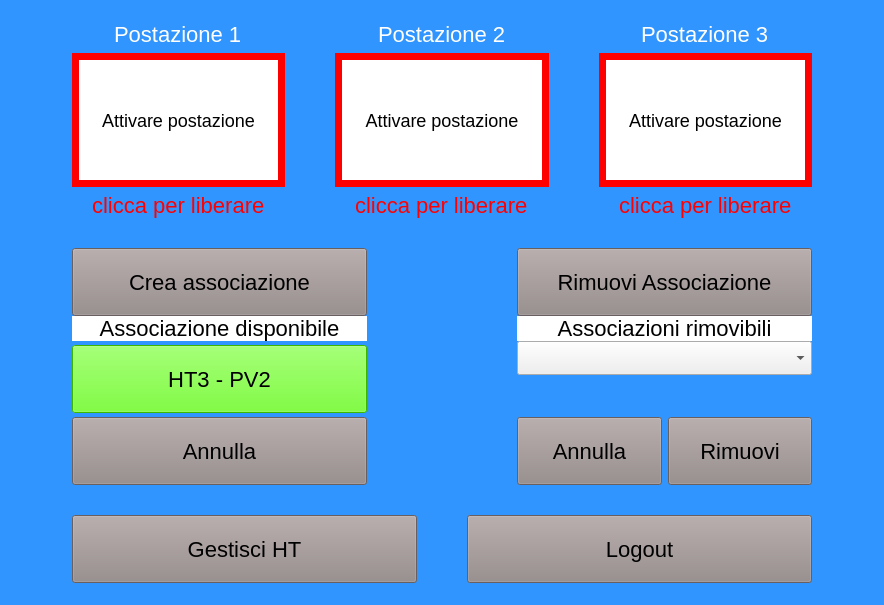
<?xml version="1.0" encoding="UTF-8"?>
<ui version="4.0">
 <class>MainWindowSeggio</class>
 <widget class="QMainWindow" name="MainWindowSeggio">
  <property name="geometry">
   <rect>
    <x>0</x>
    <y>0</y>
    <width>884</width>
    <height>605</height>
   </rect>
  </property>
  <property name="font">
   <font>
    <kerning>false</kerning>
   </font>
  </property>
  <property name="windowTitle">
   <string>MainWindowSeggio</string>
  </property>
  <property name="styleSheet">
   <string notr="true">QMainWindow {
background-color: rgb(49, 149, 255);
}

.QPushButton {
background-color:rgb(146, 134, 134);
font-size: 22px bold sans serif;
text-align:center;
vertical-align:middle;
min-height:60px;
color:black;
}
.QPushButton:disabled{
background-color: rgb(49, 149, 255);
font-size: 22px bold sans serif;
text-align:center;
vertical-align:middle;
min-height:60px;
color: rgb(108, 108, 108);

}


.QComboBox{
font:18px bold sans serif;
}



.QMessageBox{
background-color: rgb(49, 149, 255);
}


.QLabel {
color: white;
font-size: 22px bold sans serif;
}

.QLineEdit{
font-size: 24px bold sans serif;
background-color: white;
}

QPushButton#pv1_button{
width:180; 
height:120;
border: 7px solid red;
background-color:white;
color:black;
font-size:18px;

}

QPushButton#pv1_button[free = &quot;true&quot;] {
border: 7px solid rgb(85,255,0);
}

QPushButton#pv1_button[freeable = &quot;true&quot;] {
background-color: rgb(85,255,0);
}



QPushButton#pv2_button{
width:180; 
height:120;
border: 7px solid red;
background-color:white;
color:black;
font-size:18px;

}

QPushButton#pv2_button[free = &quot;true&quot;] {
border: 7px solid rgb(85,255,0);
}


QPushButton#pv3_button{
width:180; 
height:120;
border: 7px solid red;
background-color:white;
color:black;
font-size:18px;

}

QPushButton#pv3_button[free = &quot;true&quot;] {
border: 7px solid rgb(85,255,0);
}</string>
  </property>
  <widget class="QWidget" name="centralWidget">
   <property name="enabled">
    <bool>true</bool>
   </property>
   <property name="styleSheet">
    <string notr="true"/>
   </property>
   <layout class="QVBoxLayout" name="verticalLayout_16">
    <item>
     <widget class="QStackedWidget" name="stackedWidget">
      <property name="enabled">
       <bool>true</bool>
      </property>
      <property name="currentIndex">
       <number>2</number>
      </property>
      <widget class="QWidget" name="loginSeggio_page">
       <property name="sizePolicy">
        <sizepolicy hsizetype="Preferred" vsizetype="Preferred">
         <horstretch>0</horstretch>
         <verstretch>0</verstretch>
        </sizepolicy>
       </property>
       <property name="focusPolicy">
        <enum>Qt::WheelFocus</enum>
       </property>
       <layout class="QVBoxLayout" name="verticalLayout_14">
        <property name="spacing">
         <number>0</number>
        </property>
        <property name="leftMargin">
         <number>9</number>
        </property>
        <property name="rightMargin">
         <number>9</number>
        </property>
        <item>
         <layout class="QVBoxLayout" name="verticalLayout_15">
          <property name="spacing">
           <number>150</number>
          </property>
          <property name="leftMargin">
           <number>50</number>
          </property>
          <property name="topMargin">
           <number>0</number>
          </property>
          <property name="rightMargin">
           <number>50</number>
          </property>
          <item>
           <widget class="QPushButton" name="loginCS_button">
            <property name="sizePolicy">
             <sizepolicy hsizetype="Minimum" vsizetype="Expanding">
              <horstretch>0</horstretch>
              <verstretch>0</verstretch>
             </sizepolicy>
            </property>
            <property name="minimumSize">
             <size>
              <width>0</width>
              <height>62</height>
             </size>
            </property>
            <property name="maximumSize">
             <size>
              <width>16777215</width>
              <height>62</height>
             </size>
            </property>
            <property name="styleSheet">
             <string notr="true">font-size:21px;</string>
            </property>
            <property name="text">
             <string>Login Componenti del Seggio</string>
            </property>
           </widget>
          </item>
          <item>
           <widget class="QPushButton" name="quitSystem_button">
            <property name="sizePolicy">
             <sizepolicy hsizetype="Minimum" vsizetype="Fixed">
              <horstretch>0</horstretch>
              <verstretch>0</verstretch>
             </sizepolicy>
            </property>
            <property name="minimumSize">
             <size>
              <width>0</width>
              <height>62</height>
             </size>
            </property>
            <property name="maximumSize">
             <size>
              <width>16777215</width>
              <height>16777215</height>
             </size>
            </property>
            <property name="cursor">
             <cursorShape>ArrowCursor</cursorShape>
            </property>
            <property name="text">
             <string>Exit</string>
            </property>
           </widget>
          </item>
         </layout>
        </item>
       </layout>
      </widget>
      <widget class="QWidget" name="loginPassword_page">
       <layout class="QVBoxLayout" name="verticalLayout_6" stretch="0">
        <property name="spacing">
         <number>6</number>
        </property>
        <property name="leftMargin">
         <number>9</number>
        </property>
        <property name="topMargin">
         <number>9</number>
        </property>
        <property name="rightMargin">
         <number>9</number>
        </property>
        <property name="bottomMargin">
         <number>9</number>
        </property>
        <item>
         <layout class="QGridLayout" name="gridLayout_4">
          <property name="leftMargin">
           <number>50</number>
          </property>
          <property name="topMargin">
           <number>50</number>
          </property>
          <property name="rightMargin">
           <number>50</number>
          </property>
          <property name="bottomMargin">
           <number>0</number>
          </property>
          <property name="horizontalSpacing">
           <number>50</number>
          </property>
          <item row="1" column="0">
           <widget class="QPushButton" name="backToLogin_button">
            <property name="text">
             <string>Indietro</string>
            </property>
           </widget>
          </item>
          <item row="1" column="1">
           <widget class="QPushButton" name="accediGestioneSeggio_button">
            <property name="text">
             <string>Accedi</string>
            </property>
           </widget>
          </item>
          <item row="0" column="0" colspan="2">
           <layout class="QFormLayout" name="formLayout_3">
            <property name="leftMargin">
             <number>50</number>
            </property>
            <property name="topMargin">
             <number>150</number>
            </property>
            <property name="rightMargin">
             <number>50</number>
            </property>
            <item row="2" column="0">
             <widget class="QLabel" name="passwordSeggio_label">
              <property name="text">
               <string>Password Seggio</string>
              </property>
             </widget>
            </item>
            <item row="2" column="1">
             <widget class="QLineEdit" name="password_lineEdit">
              <property name="placeholderText">
               <string>Inserire password attivazione seggio</string>
              </property>
             </widget>
            </item>
            <item row="3" column="1">
             <widget class="QLabel" name="wrongPassword_label">
              <property name="styleSheet">
               <string notr="true">color: red;</string>
              </property>
              <property name="text">
               <string>la password inserita non è valida</string>
              </property>
             </widget>
            </item>
           </layout>
          </item>
         </layout>
        </item>
       </layout>
      </widget>
      <widget class="QWidget" name="gestioneSeggio_page">
       <layout class="QVBoxLayout" name="verticalLayout_7">
        <property name="spacing">
         <number>30</number>
        </property>
        <item>
         <layout class="QGridLayout" name="gridLayout_5">
          <property name="sizeConstraint">
           <enum>QLayout::SetFixedSize</enum>
          </property>
          <property name="leftMargin">
           <number>50</number>
          </property>
          <property name="rightMargin">
           <number>50</number>
          </property>
          <property name="horizontalSpacing">
           <number>50</number>
          </property>
          <item row="0" column="0">
           <layout class="QVBoxLayout" name="verticalLayout">
            <item alignment="Qt::AlignHCenter">
             <widget class="QLabel" name="pv1_label">
              <property name="sizePolicy">
               <sizepolicy hsizetype="Preferred" vsizetype="Fixed">
                <horstretch>0</horstretch>
                <verstretch>0</verstretch>
               </sizepolicy>
              </property>
              <property name="styleSheet">
               <string notr="true">line-height:30px;</string>
              </property>
              <property name="text">
               <string>Postazione 1</string>
              </property>
             </widget>
            </item>
            <item>
             <widget class="QPushButton" name="pv1_button">
              <property name="enabled">
               <bool>true</bool>
              </property>
              <property name="sizePolicy">
               <sizepolicy hsizetype="Minimum" vsizetype="Fixed">
                <horstretch>0</horstretch>
                <verstretch>0</verstretch>
               </sizepolicy>
              </property>
              <property name="minimumSize">
               <size>
                <width>0</width>
                <height>134</height>
               </size>
              </property>
              <property name="styleSheet">
               <string notr="true"/>
              </property>
              <property name="text">
               <string>Attivare postazione</string>
              </property>
             </widget>
            </item>
            <item alignment="Qt::AlignHCenter">
             <widget class="QLabel" name="liberaPValert1_label">
              <property name="styleSheet">
               <string notr="true">color:red;</string>
              </property>
              <property name="text">
               <string>clicca per liberare</string>
              </property>
             </widget>
            </item>
           </layout>
          </item>
          <item row="0" column="2">
           <layout class="QVBoxLayout" name="verticalLayout_3">
            <item alignment="Qt::AlignHCenter">
             <widget class="QLabel" name="pv3_label">
              <property name="sizePolicy">
               <sizepolicy hsizetype="Preferred" vsizetype="Fixed">
                <horstretch>0</horstretch>
                <verstretch>0</verstretch>
               </sizepolicy>
              </property>
              <property name="styleSheet">
               <string notr="true">line-height:30px;</string>
              </property>
              <property name="text">
               <string>Postazione 3</string>
              </property>
             </widget>
            </item>
            <item>
             <widget class="QPushButton" name="pv3_button">
              <property name="enabled">
               <bool>true</bool>
              </property>
              <property name="sizePolicy">
               <sizepolicy hsizetype="Minimum" vsizetype="Fixed">
                <horstretch>0</horstretch>
                <verstretch>0</verstretch>
               </sizepolicy>
              </property>
              <property name="minimumSize">
               <size>
                <width>0</width>
                <height>134</height>
               </size>
              </property>
              <property name="styleSheet">
               <string notr="true"/>
              </property>
              <property name="text">
               <string>Attivare postazione</string>
              </property>
             </widget>
            </item>
            <item alignment="Qt::AlignHCenter">
             <widget class="QLabel" name="liberaPValert3_label">
              <property name="styleSheet">
               <string notr="true">color:red;</string>
              </property>
              <property name="text">
               <string>clicca per liberare</string>
              </property>
             </widget>
            </item>
           </layout>
          </item>
          <item row="0" column="1">
           <layout class="QVBoxLayout" name="verticalLayout_2">
            <item alignment="Qt::AlignHCenter">
             <widget class="QLabel" name="pv2_label">
              <property name="sizePolicy">
               <sizepolicy hsizetype="Preferred" vsizetype="Fixed">
                <horstretch>0</horstretch>
                <verstretch>0</verstretch>
               </sizepolicy>
              </property>
              <property name="styleSheet">
               <string notr="true">line-height:30px;</string>
              </property>
              <property name="text">
               <string>Postazione 2</string>
              </property>
             </widget>
            </item>
            <item>
             <widget class="QPushButton" name="pv2_button">
              <property name="enabled">
               <bool>true</bool>
              </property>
              <property name="sizePolicy">
               <sizepolicy hsizetype="Minimum" vsizetype="Fixed">
                <horstretch>0</horstretch>
                <verstretch>0</verstretch>
               </sizepolicy>
              </property>
              <property name="minimumSize">
               <size>
                <width>0</width>
                <height>134</height>
               </size>
              </property>
              <property name="styleSheet">
               <string notr="true"/>
              </property>
              <property name="text">
               <string>Attivare postazione</string>
              </property>
             </widget>
            </item>
            <item alignment="Qt::AlignHCenter">
             <widget class="QLabel" name="liberaPValert2_label">
              <property name="styleSheet">
               <string notr="true">color:red;</string>
              </property>
              <property name="text">
               <string>clicca per liberare</string>
              </property>
             </widget>
            </item>
           </layout>
          </item>
         </layout>
        </item>
        <item>
         <layout class="QGridLayout" name="gridLayout_6" columnstretch="1,1" rowminimumheight="0,0,25,0,62,0,0,0">
          <property name="sizeConstraint">
           <enum>QLayout::SetFixedSize</enum>
          </property>
          <property name="leftMargin">
           <number>50</number>
          </property>
          <property name="rightMargin">
           <number>50</number>
          </property>
          <property name="horizontalSpacing">
           <number>150</number>
          </property>
          <property name="verticalSpacing">
           <number>0</number>
          </property>
          <item row="2" column="0">
           <widget class="QLabel" name="associazioneDisponibile_label">
            <property name="sizePolicy">
             <sizepolicy hsizetype="Preferred" vsizetype="Expanding">
              <horstretch>0</horstretch>
              <verstretch>0</verstretch>
             </sizepolicy>
            </property>
            <property name="maximumSize">
             <size>
              <width>16777215</width>
              <height>25</height>
             </size>
            </property>
            <property name="styleSheet">
             <string notr="true">background-color:white;
color:black;
</string>
            </property>
            <property name="text">
             <string>Associazione disponibile</string>
            </property>
            <property name="alignment">
             <set>Qt::AlignCenter</set>
            </property>
           </widget>
          </item>
          <item row="4" column="0">
           <widget class="QPushButton" name="confermaAssociazione_button">
            <property name="sizePolicy">
             <sizepolicy hsizetype="Minimum" vsizetype="Preferred">
              <horstretch>0</horstretch>
              <verstretch>0</verstretch>
             </sizepolicy>
            </property>
            <property name="styleSheet">
             <string notr="true">background-color:rgb(85,255,0);</string>
            </property>
            <property name="text">
             <string>HT3 - PV2</string>
            </property>
           </widget>
          </item>
          <item row="0" column="1">
           <widget class="QPushButton" name="rimuoviAssociazione_button">
            <property name="text">
             <string>Rimuovi Associazione</string>
            </property>
           </widget>
          </item>
          <item row="2" column="1">
           <widget class="QLabel" name="associazioniRimovibili_label">
            <property name="sizePolicy">
             <sizepolicy hsizetype="Preferred" vsizetype="Expanding">
              <horstretch>0</horstretch>
              <verstretch>0</verstretch>
             </sizepolicy>
            </property>
            <property name="maximumSize">
             <size>
              <width>16777215</width>
              <height>25</height>
             </size>
            </property>
            <property name="styleSheet">
             <string notr="true">background-color:white;
color:black;</string>
            </property>
            <property name="text">
             <string>Associazioni rimovibili</string>
            </property>
            <property name="alignment">
             <set>Qt::AlignCenter</set>
            </property>
           </widget>
          </item>
          <item row="0" column="0">
           <widget class="QPushButton" name="creaAssociazioneHTPV_button">
            <property name="maximumSize">
             <size>
              <width>16777215</width>
              <height>16777215</height>
             </size>
            </property>
            <property name="text">
             <string>Crea associazione</string>
            </property>
           </widget>
          </item>
          <item row="7" column="0">
           <widget class="QPushButton" name="annullaAssociazione_button">
            <property name="text">
             <string>Annulla</string>
            </property>
           </widget>
          </item>
          <item row="3" column="1" rowspan="3" alignment="Qt::AlignTop">
           <widget class="QComboBox" name="associazioneRimovibili_comboBox">
            <property name="sizePolicy">
             <sizepolicy hsizetype="Preferred" vsizetype="Fixed">
              <horstretch>0</horstretch>
              <verstretch>0</verstretch>
             </sizepolicy>
            </property>
            <property name="font">
             <font>
              <family>12 sans serif</family>
              <pointsize>-1</pointsize>
              <weight>50</weight>
              <italic>false</italic>
              <bold>false</bold>
             </font>
            </property>
            <property name="styleSheet">
             <string notr="true"/>
            </property>
            <property name="maxVisibleItems">
             <number>3</number>
            </property>
            <property name="iconSize">
             <size>
              <width>62</width>
              <height>62</height>
             </size>
            </property>
           </widget>
          </item>
          <item row="7" column="1">
           <layout class="QHBoxLayout" name="horizontalLayout_2">
            <item>
             <widget class="QPushButton" name="annullaRimozione_button">
              <property name="text">
               <string>Annulla</string>
              </property>
             </widget>
            </item>
            <item>
             <widget class="QPushButton" name="rimuovi_button">
              <property name="text">
               <string>Rimuovi</string>
              </property>
             </widget>
            </item>
           </layout>
          </item>
         </layout>
        </item>
        <item>
         <layout class="QHBoxLayout" name="horizontalLayout_8">
          <property name="spacing">
           <number>50</number>
          </property>
          <property name="sizeConstraint">
           <enum>QLayout::SetMinimumSize</enum>
          </property>
          <property name="leftMargin">
           <number>50</number>
          </property>
          <property name="rightMargin">
           <number>50</number>
          </property>
          <item>
           <widget class="QPushButton" name="gestisci_HT_button">
            <property name="text">
             <string>Gestisci HT</string>
            </property>
           </widget>
          </item>
          <item>
           <widget class="QPushButton" name="logout_button">
            <property name="text">
             <string>Logout</string>
            </property>
           </widget>
          </item>
         </layout>
        </item>
       </layout>
      </widget>
      <widget class="QWidget" name="gestione_HT_page">
       <layout class="QVBoxLayout" name="verticalLayout_9">
        <item>
         <layout class="QVBoxLayout" name="verticalLayout_8">
          <property name="spacing">
           <number>50</number>
          </property>
          <property name="leftMargin">
           <number>50</number>
          </property>
          <property name="topMargin">
           <number>50</number>
          </property>
          <property name="rightMargin">
           <number>50</number>
          </property>
          <item>
           <layout class="QHBoxLayout" name="horizontalLayout">
            <item>
             <layout class="QFormLayout" name="gestione_token_formLayout">
              <property name="horizontalSpacing">
               <number>50</number>
              </property>
              <property name="verticalSpacing">
               <number>50</number>
              </property>
              <property name="leftMargin">
               <number>50</number>
              </property>
              <property name="topMargin">
               <number>50</number>
              </property>
              <property name="rightMargin">
               <number>50</number>
              </property>
              <property name="bottomMargin">
               <number>50</number>
              </property>
              <item row="1" column="0">
               <widget class="QLabel" name="token_da_disabilitare_label">
                <property name="text">
                 <string>token da disabilitare</string>
                </property>
               </widget>
              </item>
              <item row="1" column="1">
               <widget class="QComboBox" name="token_attivi_comboBox">
                <item>
                 <property name="text">
                  <string>id token 1</string>
                 </property>
                </item>
                <item>
                 <property name="text">
                  <string>id token 2</string>
                 </property>
                </item>
                <item>
                 <property name="text">
                  <string>id token 3</string>
                 </property>
                </item>
                <item>
                 <property name="text">
                  <string>id token 4</string>
                 </property>
                </item>
               </widget>
              </item>
              <item row="2" column="0">
               <widget class="QLabel" name="token_attivabile_label">
                <property name="text">
                 <string>token attivabile:</string>
                </property>
               </widget>
              </item>
              <item row="2" column="1">
               <widget class="QLabel" name="id_token_attivabile_label">
                <property name="text">
                 <string>id token 5</string>
                </property>
               </widget>
              </item>
              <item row="0" column="0" colspan="2">
               <widget class="QLabel" name="label">
                <property name="styleSheet">
                 <string notr="true">color: yellow;
font-size: 10pt;</string>
                </property>
                <property name="text">
                 <string>ATTENZIONE: se il token da disabilitare non è visibile, rimuovere prima l'associazione relativa!!!</string>
                </property>
               </widget>
              </item>
             </layout>
            </item>
           </layout>
          </item>
          <item>
           <layout class="QHBoxLayout" name="horizontalLayout_3">
            <property name="spacing">
             <number>50</number>
            </property>
            <item>
             <widget class="QPushButton" name="goBackToGestioneSeggio_button">
              <property name="text">
               <string>Indietro</string>
              </property>
             </widget>
            </item>
            <item>
             <widget class="QPushButton" name="sostituisci_button">
              <property name="text">
               <string>Sostituisci</string>
              </property>
             </widget>
            </item>
           </layout>
          </item>
         </layout>
        </item>
       </layout>
      </widget>
      <widget class="QWidget" name="sessioneConclusa_page">
       <layout class="QVBoxLayout" name="verticalLayout_12">
        <item>
         <layout class="QVBoxLayout" name="verticalLayout_10">
          <property name="spacing">
           <number>150</number>
          </property>
          <property name="leftMargin">
           <number>50</number>
          </property>
          <property name="rightMargin">
           <number>50</number>
          </property>
          <item>
           <widget class="QPushButton" name="letturaRisultatiCS_button">
            <property name="text">
             <string>Lettura risultati di voto</string>
            </property>
           </widget>
          </item>
          <item>
           <widget class="QPushButton" name="logoutCS_button">
            <property name="text">
             <string>Logout</string>
            </property>
           </widget>
          </item>
         </layout>
        </item>
       </layout>
      </widget>
      <widget class="QWidget" name="risultatiVoto_page">
       <layout class="QVBoxLayout" name="verticalLayout_23">
        <property name="leftMargin">
         <number>50</number>
        </property>
        <property name="topMargin">
         <number>50</number>
        </property>
        <property name="rightMargin">
         <number>50</number>
        </property>
        <item>
         <layout class="QVBoxLayout" name="verticalLayout_4">
          <property name="spacing">
           <number>50</number>
          </property>
          <item>
           <widget class="QLabel" name="idScheda_label">
            <property name="text">
             <string>ID_SCHEDA</string>
            </property>
           </widget>
          </item>
          <item>
           <widget class="QTableWidget" name="risultatiVoto_tableWidget"/>
          </item>
          <item>
           <layout class="QHBoxLayout" name="horizontalLayout_10">
            <property name="spacing">
             <number>50</number>
            </property>
            <item>
             <widget class="QPushButton" name="goBackFromRisultatiVoto_button">
              <property name="text">
               <string>Indietro</string>
              </property>
             </widget>
            </item>
            <item>
             <widget class="QPushButton" name="schedaSuccessiva_button">
              <property name="text">
               <string>Scheda Successiva</string>
              </property>
             </widget>
            </item>
            <item>
             <widget class="QPushButton" name="logout2_button">
              <property name="text">
               <string>Logout</string>
              </property>
             </widget>
            </item>
           </layout>
          </item>
         </layout>
        </item>
       </layout>
      </widget>
     </widget>
    </item>
   </layout>
  </widget>
 </widget>
 <layoutdefault spacing="6" margin="11"/>
 <resources/>
 <connections/>
</ui>
